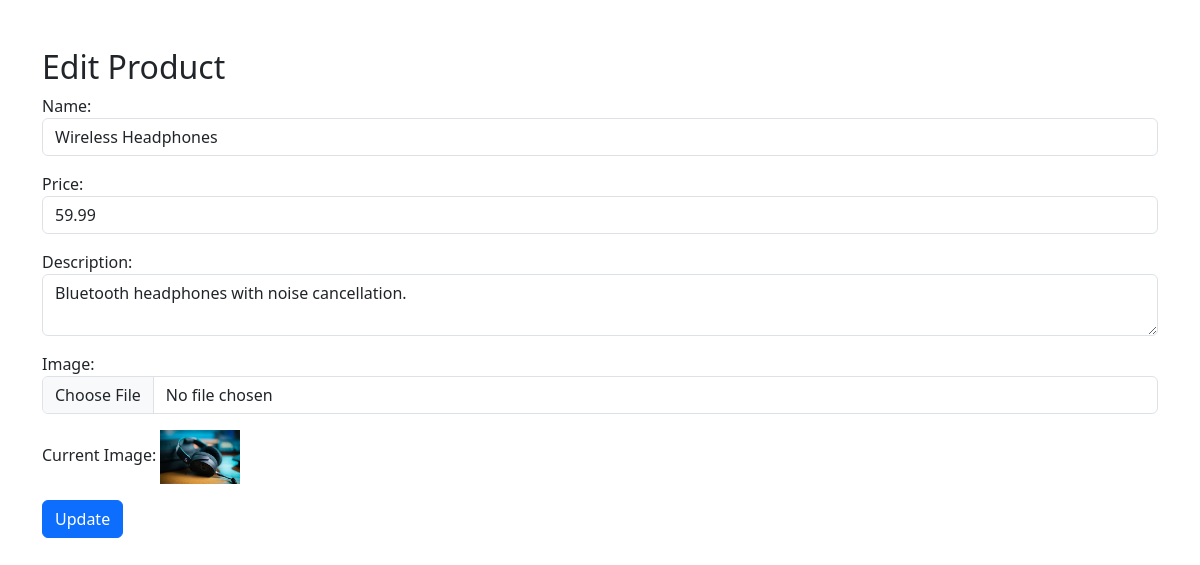
The app's page /admin/edit.php?id=2 with its own data.
### tables this page shows
CREATE TABLE IF NOT EXISTS `products` (
  `id` int NOT NULL AUTO_INCREMENT,
  `name` varchar(100) NOT NULL,
  `price` decimal(10,2) NOT NULL,
  `image` varchar(255) NOT NULL,
  `description` text,
  `category` varchar(100) DEFAULT 'General',
  `stock` int DEFAULT '10',
  PRIMARY KEY (`id`)
);

### admin/edit.php (the view, shortened to what this page needs)
<?php
require_once '../includes/db.php';
$id = $_GET['id'];
$stmt = $pdo->prepare("SELECT * FROM products WHERE id = ?");
$stmt->execute([$id]);
$product = $stmt->fetch();
?>
<!DOCTYPE html>
<html lang="en">
<head>
  <link href="https://cdn.jsdelivr.net/npm/bootstrap@5.3.3/dist/css/bootstrap.min.css" rel="stylesheet">
</head>
<body>
<div class="container mt-5">
  <h2>Edit Product</h2>
  <form method="POST" enctype="multipart/form-data">
    <div class="mb-3"><label>Name:</label><input name="name" class="form-control" value="<?= htmlspecialchars($product['name']) ?>"></div>
    <div class="mb-3"><label>Price:</label><input name="price" class="form-control" value="<?= $product['price'] ?>"></div>
    <div class="mb-3"><label>Description:</label><textarea name="description" class="form-control"><?= $product['description'] ?></textarea></div>
    <div class="mb-3"><label>Image:</label><input type="file" name="image" class="form-control"></div>
    <p>Current Image: <img src="../assets/images/<?= $product['image'] ?>" width="80"></p>
    <button class="btn btn-primary">Update</button>
  </form>
</div>
</body>
</html>

### records on screen
products: name "Wireless Headphones", price "59.99", description "Bluetooth headphones with noise cancellation.", image (picture)
